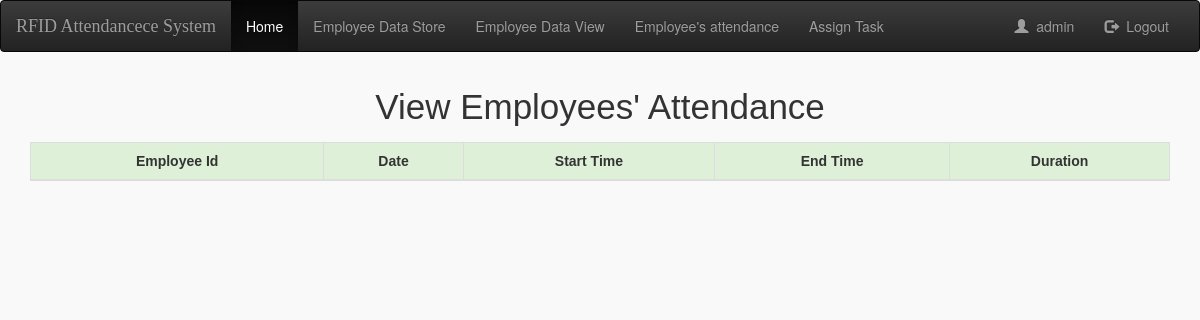
The app's page /attendance.php (signed in), older data.
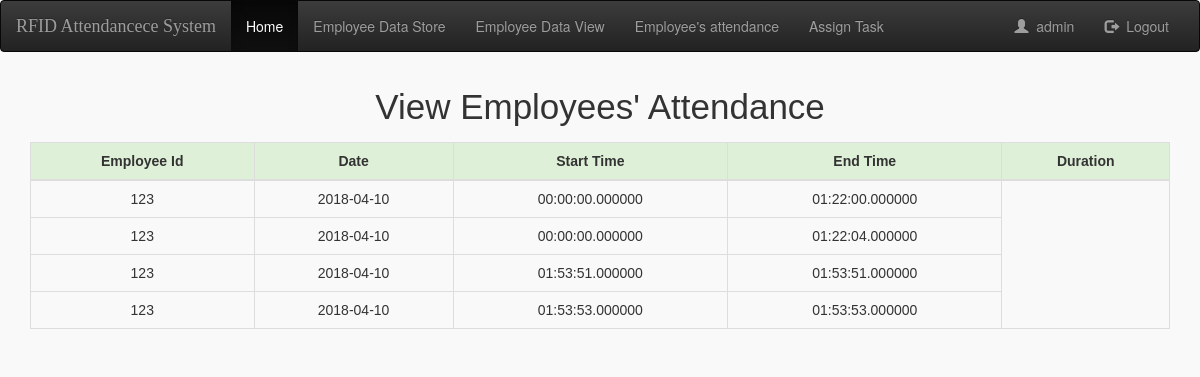
The same page, newer data.
### tables this page shows
CREATE TABLE `users` (
  `user_id` int(11) NOT NULL,
  `username` varchar(60) NOT NULL,
  `email` varchar(60) NOT NULL,
  `password` varchar(255) NOT NULL
);

CREATE TABLE `attendance` (
  `username` varchar(255) NOT NULL,
  `date` date NOT NULL,
  `starttime` time(6) NOT NULL,
  `endtime` time(6) NOT NULL,
  `duration` time(6) DEFAULT NULL
);

### attendance.php (the view, shortened to what this page needs)
<?php
include_once 'dbconnect.php';
$query = $DBcon->query("SELECT * FROM users WHERE user_id=".$_SESSION['userSession']);
$userRow=$query->fetch_array();
?>
    <!DOCTYPE html>
    <html lang="en">
    <head>
        <?php include "header.php";?>
    </head>
    <body>
        <?php include "navigation.php";?>
        <div class="col-md-12">
            <div class="container main">
                <p>View Employees' Attendance</p>
                <table class="table table-bordered table-striped table-hover table-responsive" id="tableData">
                    <thead>
                        <tr class="success">
                            <th>Employee Id</th>
                            <th>Date</th>
                            <th>Start Time</th>
                            <th>End Time</th>
                            <th>Duration</th>
                        </tr>
                    </thead>
                    <tbody>
                        <?php
            $query2 = $DBcon->query("SELECT * FROM attendance");
            while($data=$query2->fetch_array()){
           echo "
                <tr>
                    <td>".$data['username']."</td>
                    <td>".$data['date']."</td>
                    <td>".$data['starttime']."</td>
                    <td>".$data['endtime']."</td>
                </tr>
                ";
            }
            ?>
                    </tbody>
                </table>
            </div>
        </div>
    </body>
    </html>

### header.php (shortened to what this page needs)
<link href="css/bootstrap.min.css" rel="stylesheet" media="screen">
<link href="css/bootstrap-theme.min.css" rel="stylesheet" media="screen">
<link href="css/style.css" rel="stylesheet" type="text/css" />

### navigation.php (shortened to what this page needs)
<nav class="navbar navbar-inverse">
  <div class="container-fluid">
    <div class="navbar-header">
      <a class="navbar-brand" href="#">RFID Attendancece System</a>
    </div>
    <div class="collapse navbar-collapse" id="myNavbar">
      <ul class="nav navbar-nav">
                <li class="active"><a href="home.php">Home</a></li>
                <li><a href="employeeDataAdd.php">Employee Data Store</a></li>
                <li><a href="employeeDataView.php">Employee Data View</a></li>
                <li><a href="attendance.php">Employee's attendance</a></li>
                <li><a href="task.php">Assign Task</a></li>
            </ul>
      <ul class="nav navbar-nav navbar-right">
                <li><a href="#"><span class="glyphicon glyphicon-user"></span>&nbsp; <?php echo $userRow['username']; ?></a></li>
                <li><a href="logout.php?logout"><span class="glyphicon glyphicon-log-out"></span>&nbsp; Logout</a></li>
            </ul>
    </div>
  </div>
</nav>

### css/style.css (style rules this page uses)
body { background: #f9f9f9; }
.main { margin-top: 10px; text-align: center; font-family: Verdana, Geneva, sans-serif; font-size: 35px; }
.navbar-brand { font-family: "Lucida Handwriting"; }
table { width: 100%; }
tr,td,th { font-size:14px; }
th { text-align: center; }

Row changes from the older to the newer data that the page shows:
added attendance: username "123", date "2018-04-10", starttime "00:00:00.000000", endtime "01:22:00.000000"
added attendance: username "123", date "2018-04-10", starttime "00:00:00.000000", endtime "01:22:04.000000"
added attendance: username "123", date "2018-04-10", starttime "01:53:51.000000", endtime "01:53:51.000000"
added attendance: username "123", date "2018-04-10", starttime "01:53:53.000000", endtime "01:53:53.000000"
